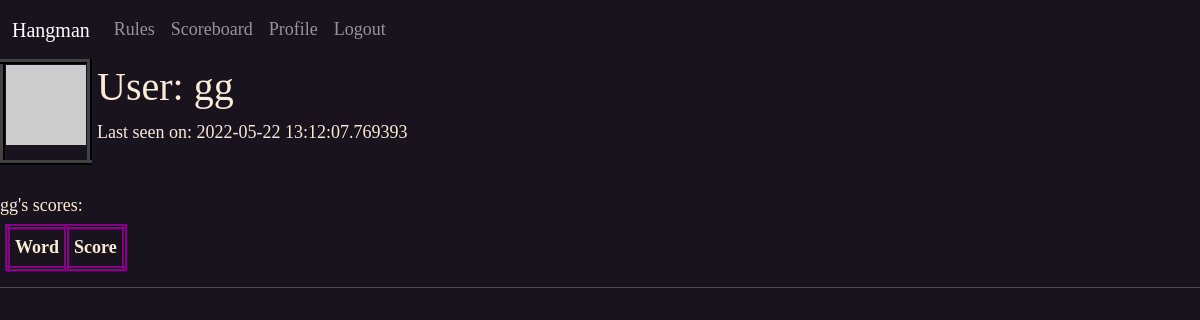
/user/gg (signed in), run on an earlier commit of the app's database.
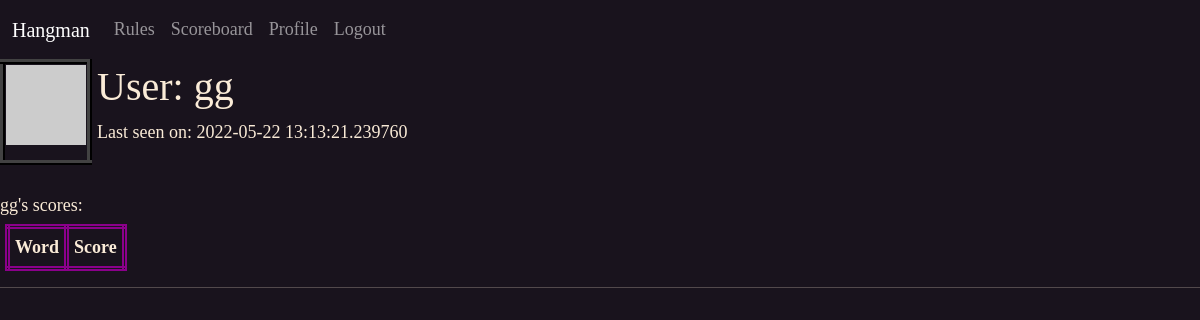
And on a later commit of the database.
### app/models.py (models this page shows, shortened)
class User(UserMixin, db.Model):
    id = db.Column(db.Integer, primary_key=True)
    email = db.Column(db.String(60), index=True, unique=True)
    username = db.Column(db.String(60), index=True, unique=True)
    password_hash = db.Column(db.String(128))
    last_seen = db.Column(db.DateTime, default=datetime.utcnow())
    def avatar(self, size):
        digest = md5('hangguest@protonmail.com'.lower().encode('utf-8')).hexdigest()
        return 'https://www.gravatar.com/avatar/{}?d=retro&s={}'.format(digest,size)

### app/routes.py (the view)
@app.route('/user/<username>')
@login_required
def user(username):
    user = User.query.filter_by(username=username).first_or_404()
    dict = {}
    for score in Scores.query.filter_by(user_id=current_user.id).all():
        dict[f"{Words.query.get(score.word_id).word}"] = f"{score.number_of_guesses}"
    return render_template('user.html', user=user, dict=dict)

### app/models.py (called while the page is built)
@login.user_loader
def load_user(id):
    return User.query.get(int(id))

### app/routes.py (called while the page is built)
@app.before_request
def before_request():
    if current_user.is_authenticated:
        current_user.last_seen = datetime.utcnow()
        db.session.commit()

### app/templates/user.html (shortened to what this page needs)
{% extends "base.html" %}
{% block content %}
<table>
    <tr valign="top">
        <td id="profilePic"><img src="{{ user.avatar(128) }}"></td>
        <td style="padding-left:5px;">
            <h1>User: {{ user.username }}</h1>
            {% if user.last_seen %}
                <p>Last seen on: {{ user.last_seen }}</p>
                {% endif %}
        </td>
    </tr>
</table><br>
{{ user.username }}'s scores:
<table id="stats">
    <tr>
        <th style="border: 5px double darkmagenta; padding: 5px;">Word</th>
        <th style="border: 5px double darkmagenta; padding: 5px;">Score</th>
    </tr>
</table>
{% endblock %}

What changed in the data, as far as the page shows it:
changed User "gg": last_seen "2022-05-22 13:12:07.769393" → "2022-05-22 13:13:21.239760"
